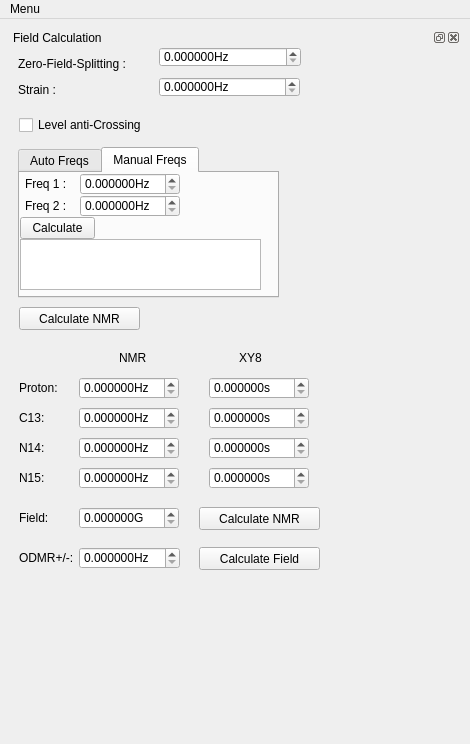
<?xml version="1.0" encoding="UTF-8"?>
<ui version="4.0">
 <class>MainWindow</class>
 <widget class="QMainWindow" name="MainWindow">
  <property name="geometry">
   <rect>
    <x>0</x>
    <y>0</y>
    <width>470</width>
    <height>744</height>
   </rect>
  </property>
  <property name="windowTitle">
   <string>qudi: Calculator</string>
  </property>
  <widget class="QWidget" name="centralwidget">
   <layout class="QGridLayout" name="gridLayout">
    <item row="0" column="0">
     <layout class="QVBoxLayout" name="verticalLayout">
      <item>
       <widget class="QDockWidget" name="field_cal_DockWidget">
        <property name="toolTip">
         <string/>
        </property>
        <property name="windowTitle">
         <string>Field Calculation</string>
        </property>
        <widget class="QWidget" name="dockWidgetContents_7">
         <widget class="QLabel" name="label_17">
          <property name="geometry">
           <rect>
            <x>9</x>
            <y>9</y>
            <width>132</width>
            <height>16</height>
           </rect>
          </property>
          <property name="text">
           <string>Zero-Field-Splitting :</string>
          </property>
         </widget>
         <widget class="ScienDSpinBox" name="zfs_DoubleSpinBox">
          <property name="geometry">
           <rect>
            <x>150</x>
            <y>0</y>
            <width>142</width>
            <height>20</height>
           </rect>
          </property>
          <property name="minimumSize">
           <size>
            <width>120</width>
            <height>0</height>
           </size>
          </property>
          <property name="toolTip">
           <string>Enter the zero-field splitting value of your NV</string>
          </property>
          <property name="suffix">
           <string>Hz</string>
          </property>
          <property name="decimals">
           <number>6</number>
          </property>
          <property name="maximum">
           <double>4000000000.000000000000000</double>
          </property>
         </widget>
         <widget class="QLabel" name="label_18">
          <property name="geometry">
           <rect>
            <x>9</x>
            <y>35</y>
            <width>48</width>
            <height>16</height>
           </rect>
          </property>
          <property name="text">
           <string>Strain :</string>
          </property>
         </widget>
         <widget class="ScienDSpinBox" name="e_DoubleSpinBox">
          <property name="geometry">
           <rect>
            <x>150</x>
            <y>30</y>
            <width>141</width>
            <height>20</height>
           </rect>
          </property>
          <property name="minimumSize">
           <size>
            <width>120</width>
            <height>0</height>
           </size>
          </property>
          <property name="toolTip">
           <string>Enter the strain value of your NV</string>
          </property>
          <property name="suffix">
           <string>Hz</string>
          </property>
          <property name="decimals">
           <number>6</number>
          </property>
          <property name="maximum">
           <double>10000000000.000000000000000</double>
          </property>
         </widget>
         <widget class="QTabWidget" name="tabWidget_2">
          <property name="geometry">
           <rect>
            <x>9</x>
            <y>100</y>
            <width>261</width>
            <height>151</height>
           </rect>
          </property>
          <property name="sizePolicy">
           <sizepolicy hsizetype="Expanding" vsizetype="Expanding">
            <horstretch>20</horstretch>
            <verstretch>40</verstretch>
           </sizepolicy>
          </property>
          <property name="minimumSize">
           <size>
            <width>180</width>
            <height>140</height>
           </size>
          </property>
          <property name="currentIndex">
           <number>1</number>
          </property>
          <widget class="QWidget" name="auto_Cal_tab">
           <attribute name="title">
            <string>Auto Freqs</string>
           </attribute>
           <widget class="QPushButton" name="a_field_PushButton">
            <property name="geometry">
             <rect>
              <x>100</x>
              <y>0</y>
              <width>75</width>
              <height>23</height>
             </rect>
            </property>
            <property name="toolTip">
             <string>Click to calculate the magnetic field and the alignment to N-V axis, after a two-dip fitting is done.</string>
            </property>
            <property name="text">
             <string>Calculate</string>
            </property>
           </widget>
           <widget class="QTextBrowser" name="a_field_alignment_DisplayWidget">
            <property name="geometry">
             <rect>
              <x>0</x>
              <y>30</y>
              <width>170</width>
              <height>81</height>
             </rect>
            </property>
            <property name="sizePolicy">
             <sizepolicy hsizetype="Expanding" vsizetype="Fixed">
              <horstretch>0</horstretch>
              <verstretch>0</verstretch>
             </sizepolicy>
            </property>
            <property name="minimumSize">
             <size>
              <width>170</width>
              <height>0</height>
             </size>
            </property>
            <property name="maximumSize">
             <size>
              <width>120</width>
              <height>16777215</height>
             </size>
            </property>
            <property name="sizeAdjustPolicy">
             <enum>QAbstractScrollArea::AdjustToContents</enum>
            </property>
            <property name="tabChangesFocus">
             <bool>true</bool>
            </property>
           </widget>
           <widget class="QComboBox" name="fit_source_comboBox">
            <property name="geometry">
             <rect>
              <x>0</x>
              <y>0</y>
              <width>81</width>
              <height>22</height>
             </rect>
            </property>
            <property name="toolTip">
             <string>select fitting source.</string>
            </property>
           </widget>
          </widget>
          <widget class="QWidget" name="manual_Cal_tab_2">
           <attribute name="title">
            <string>Manual Freqs</string>
           </attribute>
           <widget class="ScienDSpinBox" name="freq1_DoubleSpinBox">
            <property name="geometry">
             <rect>
              <x>60</x>
              <y>0</y>
              <width>100</width>
              <height>22</height>
             </rect>
            </property>
            <property name="minimumSize">
             <size>
              <width>100</width>
              <height>22</height>
             </size>
            </property>
            <property name="toolTip">
             <string>Enter the first resonant frequency</string>
            </property>
            <property name="suffix">
             <string>Hz</string>
            </property>
            <property name="decimals">
             <number>6</number>
            </property>
            <property name="maximum">
             <double>100000000000.000000000000000</double>
            </property>
           </widget>
           <widget class="ScienDSpinBox" name="freq2_DoubleSpinBox">
            <property name="geometry">
             <rect>
              <x>60</x>
              <y>22</y>
              <width>100</width>
              <height>22</height>
             </rect>
            </property>
            <property name="minimumSize">
             <size>
              <width>100</width>
              <height>0</height>
             </size>
            </property>
            <property name="toolTip">
             <string>Enter the second resonant frequency</string>
            </property>
            <property name="suffix">
             <string>Hz</string>
            </property>
            <property name="decimals">
             <number>6</number>
            </property>
            <property name="maximum">
             <double>100000000000.000000000000000</double>
            </property>
           </widget>
           <widget class="QLabel" name="label_12">
            <property name="geometry">
             <rect>
              <x>5</x>
              <y>0</y>
              <width>45</width>
              <height>22</height>
             </rect>
            </property>
            <property name="text">
             <string>Freq 1 :</string>
            </property>
           </widget>
           <widget class="QLabel" name="label_19">
            <property name="geometry">
             <rect>
              <x>5</x>
              <y>22</y>
              <width>45</width>
              <height>22</height>
             </rect>
            </property>
            <property name="text">
             <string>Freq 2 :</string>
            </property>
           </widget>
           <widget class="QPushButton" name="m_field_PushButton">
            <property name="geometry">
             <rect>
              <x>0</x>
              <y>44</y>
              <width>75</width>
              <height>22</height>
             </rect>
            </property>
            <property name="toolTip">
             <string>calculate the field with Freq 1 and Freq 2</string>
            </property>
            <property name="text">
             <string>Calculate</string>
            </property>
           </widget>
           <widget class="QTextBrowser" name="m_field_alignment_DisplayWidget">
            <property name="geometry">
             <rect>
              <x>0</x>
              <y>66</y>
              <width>241</width>
              <height>51</height>
             </rect>
            </property>
            <property name="minimumSize">
             <size>
              <width>170</width>
              <height>0</height>
             </size>
            </property>
           </widget>
          </widget>
         </widget>
         <widget class="QCheckBox" name="lac_CheckBox">
          <property name="geometry">
           <rect>
            <x>10</x>
            <y>70</y>
            <width>137</width>
            <height>16</height>
           </rect>
          </property>
          <property name="toolTip">
           <string>Check only if the Leve anti-Crossing matters!</string>
          </property>
          <property name="text">
           <string>Level anti-Crossing</string>
          </property>
         </widget>
         <widget class="QPushButton" name="nmr_auto_PushButton">
          <property name="geometry">
           <rect>
            <x>10</x>
            <y>260</y>
            <width>121</width>
            <height>23</height>
           </rect>
          </property>
          <property name="toolTip">
           <string>Click to calculate the NMR with automatically calculated magnetic field.</string>
          </property>
          <property name="text">
           <string>Calculate NMR</string>
          </property>
         </widget>
         <widget class="QLabel" name="label_25">
          <property name="geometry">
           <rect>
            <x>110</x>
            <y>300</y>
            <width>45</width>
            <height>22</height>
           </rect>
          </property>
          <property name="text">
           <string>NMR</string>
          </property>
         </widget>
         <widget class="QLabel" name="label_26">
          <property name="geometry">
           <rect>
            <x>230</x>
            <y>300</y>
            <width>45</width>
            <height>22</height>
           </rect>
          </property>
          <property name="text">
           <string>XY8</string>
          </property>
         </widget>
         <widget class="QLabel" name="label_14">
          <property name="geometry">
           <rect>
            <x>10</x>
            <y>330</y>
            <width>45</width>
            <height>22</height>
           </rect>
          </property>
          <property name="text">
           <string>Proton:</string>
          </property>
         </widget>
         <widget class="ScienDSpinBox" name="nmrh_DoubleSpinBox">
          <property name="geometry">
           <rect>
            <x>70</x>
            <y>330</y>
            <width>100</width>
            <height>22</height>
           </rect>
          </property>
          <property name="minimumSize">
           <size>
            <width>100</width>
            <height>22</height>
           </size>
          </property>
          <property name="toolTip">
           <string/>
          </property>
          <property name="suffix">
           <string>Hz</string>
          </property>
          <property name="decimals">
           <number>6</number>
          </property>
          <property name="maximum">
           <double>100000000000.000000000000000</double>
          </property>
         </widget>
         <widget class="ScienDSpinBox" name="xy8h_DoubleSpinBox">
          <property name="geometry">
           <rect>
            <x>200</x>
            <y>330</y>
            <width>100</width>
            <height>22</height>
           </rect>
          </property>
          <property name="minimumSize">
           <size>
            <width>100</width>
            <height>22</height>
           </size>
          </property>
          <property name="toolTip">
           <string/>
          </property>
          <property name="suffix">
           <string>s</string>
          </property>
          <property name="decimals">
           <number>6</number>
          </property>
          <property name="maximum">
           <double>100000000000.000000000000000</double>
          </property>
         </widget>
         <widget class="QLabel" name="label_15">
          <property name="geometry">
           <rect>
            <x>10</x>
            <y>360</y>
            <width>45</width>
            <height>22</height>
           </rect>
          </property>
          <property name="text">
           <string>C13:</string>
          </property>
         </widget>
         <widget class="ScienDSpinBox" name="nmrc13_DoubleSpinBox">
          <property name="geometry">
           <rect>
            <x>70</x>
            <y>360</y>
            <width>100</width>
            <height>22</height>
           </rect>
          </property>
          <property name="minimumSize">
           <size>
            <width>100</width>
            <height>22</height>
           </size>
          </property>
          <property name="toolTip">
           <string/>
          </property>
          <property name="suffix">
           <string>Hz</string>
          </property>
          <property name="decimals">
           <number>6</number>
          </property>
          <property name="maximum">
           <double>100000000000.000000000000000</double>
          </property>
         </widget>
         <widget class="ScienDSpinBox" name="xy8c13_DoubleSpinBox">
          <property name="geometry">
           <rect>
            <x>200</x>
            <y>360</y>
            <width>100</width>
            <height>22</height>
           </rect>
          </property>
          <property name="minimumSize">
           <size>
            <width>100</width>
            <height>22</height>
           </size>
          </property>
          <property name="toolTip">
           <string/>
          </property>
          <property name="suffix">
           <string>s</string>
          </property>
          <property name="decimals">
           <number>6</number>
          </property>
          <property name="maximum">
           <double>100000000000.000000000000000</double>
          </property>
         </widget>
         <widget class="QLabel" name="label_23">
          <property name="geometry">
           <rect>
            <x>10</x>
            <y>390</y>
            <width>45</width>
            <height>22</height>
           </rect>
          </property>
          <property name="text">
           <string>N14:</string>
          </property>
         </widget>
         <widget class="ScienDSpinBox" name="nmrn14_DoubleSpinBox">
          <property name="geometry">
           <rect>
            <x>70</x>
            <y>390</y>
            <width>100</width>
            <height>22</height>
           </rect>
          </property>
          <property name="minimumSize">
           <size>
            <width>100</width>
            <height>22</height>
           </size>
          </property>
          <property name="toolTip">
           <string/>
          </property>
          <property name="suffix">
           <string>Hz</string>
          </property>
          <property name="decimals">
           <number>6</number>
          </property>
          <property name="maximum">
           <double>100000000000.000000000000000</double>
          </property>
         </widget>
         <widget class="ScienDSpinBox" name="xy8n14_DoubleSpinBox">
          <property name="geometry">
           <rect>
            <x>200</x>
            <y>390</y>
            <width>100</width>
            <height>22</height>
           </rect>
          </property>
          <property name="minimumSize">
           <size>
            <width>100</width>
            <height>22</height>
           </size>
          </property>
          <property name="toolTip">
           <string/>
          </property>
          <property name="suffix">
           <string>s</string>
          </property>
          <property name="decimals">
           <number>6</number>
          </property>
          <property name="maximum">
           <double>100000000000.000000000000000</double>
          </property>
         </widget>
         <widget class="QLabel" name="label_24">
          <property name="geometry">
           <rect>
            <x>10</x>
            <y>420</y>
            <width>45</width>
            <height>22</height>
           </rect>
          </property>
          <property name="text">
           <string>N15:</string>
          </property>
         </widget>
         <widget class="ScienDSpinBox" name="nmrn15_DoubleSpinBox">
          <property name="geometry">
           <rect>
            <x>70</x>
            <y>420</y>
            <width>100</width>
            <height>22</height>
           </rect>
          </property>
          <property name="minimumSize">
           <size>
            <width>100</width>
            <height>22</height>
           </size>
          </property>
          <property name="toolTip">
           <string/>
          </property>
          <property name="suffix">
           <string>Hz</string>
          </property>
          <property name="decimals">
           <number>6</number>
          </property>
          <property name="maximum">
           <double>100000000000.000000000000000</double>
          </property>
         </widget>
         <widget class="ScienDSpinBox" name="xy8n15_DoubleSpinBox">
          <property name="geometry">
           <rect>
            <x>200</x>
            <y>420</y>
            <width>100</width>
            <height>22</height>
           </rect>
          </property>
          <property name="minimumSize">
           <size>
            <width>100</width>
            <height>22</height>
           </size>
          </property>
          <property name="toolTip">
           <string/>
          </property>
          <property name="suffix">
           <string>s</string>
          </property>
          <property name="decimals">
           <number>6</number>
          </property>
          <property name="maximum">
           <double>100000000000.000000000000000</double>
          </property>
         </widget>
         <widget class="QLabel" name="label_27">
          <property name="geometry">
           <rect>
            <x>10</x>
            <y>460</y>
            <width>61</width>
            <height>22</height>
           </rect>
          </property>
          <property name="text">
           <string>Field:</string>
          </property>
         </widget>
         <widget class="ScienDSpinBox" name="manual_field_DoubleSpinBox">
          <property name="geometry">
           <rect>
            <x>70</x>
            <y>460</y>
            <width>100</width>
            <height>22</height>
           </rect>
          </property>
          <property name="minimumSize">
           <size>
            <width>100</width>
            <height>22</height>
           </size>
          </property>
          <property name="toolTip">
           <string>Enter the magnetic field</string>
          </property>
          <property name="statusTip">
           <string>use this field for NMR calculation.</string>
          </property>
          <property name="suffix">
           <string>G</string>
          </property>
          <property name="decimals">
           <number>6</number>
          </property>
          <property name="maximum">
           <double>100000000000.000000000000000</double>
          </property>
         </widget>
         <widget class="QPushButton" name="nmr_manual_PushButton">
          <property name="geometry">
           <rect>
            <x>190</x>
            <y>460</y>
            <width>121</width>
            <height>23</height>
           </rect>
          </property>
          <property name="toolTip">
           <string>Click to calculate the NMR with user-input magnetic field.</string>
          </property>
          <property name="text">
           <string>Calculate NMR</string>
          </property>
         </widget>
         <widget class="QLabel" name="label_28">
          <property name="geometry">
           <rect>
            <x>10</x>
            <y>500</y>
            <width>61</width>
            <height>22</height>
           </rect>
          </property>
          <property name="toolTip">
           <string>Check Level anti-Crossing if needed.</string>
          </property>
          <property name="text">
           <string>ODMR+/-:</string>
          </property>
         </widget>
         <widget class="ScienDSpinBox" name="odmr1_DoubleSpinBox">
          <property name="geometry">
           <rect>
            <x>70</x>
            <y>500</y>
            <width>101</width>
            <height>22</height>
           </rect>
          </property>
          <property name="minimumSize">
           <size>
            <width>50</width>
            <height>22</height>
           </size>
          </property>
          <property name="toolTip">
           <string>Enter one resonant frequency of the aligned field. Check Level anti_Crossing option if needed!</string>
          </property>
          <property name="statusTip">
           <string>use this field for NMR calculation.</string>
          </property>
          <property name="suffix">
           <string>Hz</string>
          </property>
          <property name="decimals">
           <number>6</number>
          </property>
          <property name="maximum">
           <double>100000000000.000000000000000</double>
          </property>
         </widget>
         <widget class="QPushButton" name="odmr1nmr_manual_PushButton">
          <property name="geometry">
           <rect>
            <x>190</x>
            <y>500</y>
            <width>121</width>
            <height>23</height>
           </rect>
          </property>
          <property name="toolTip">
           <string>Click to calculate the field with the user-input ODMR frequency.</string>
          </property>
          <property name="text">
           <string>Calculate Field</string>
          </property>
         </widget>
        </widget>
       </widget>
      </item>
     </layout>
    </item>
   </layout>
  </widget>
  <widget class="QMenuBar" name="menubar">
   <property name="geometry">
    <rect>
     <x>0</x>
     <y>0</y>
     <width>470</width>
     <height>23</height>
    </rect>
   </property>
   <widget class="QMenu" name="menuMenu">
    <property name="title">
     <string>Menu</string>
    </property>
    <addaction name="actionClose"/>
    <addaction name="action_show_field_calculation"/>
   </widget>
   <addaction name="menuMenu"/>
  </widget>
  <action name="actionClose">
   <property name="icon">
    <iconset resource="../../../../../qudi-core/src/qudi/resources/qudi_core.qrc">
     <normaloff>:/icons/application-exit.svg</normaloff>:/icons/application-exit.svg</iconset>
   </property>
   <property name="text">
    <string>Close</string>
   </property>
  </action>
  <action name="action_show_field_calculation">
   <property name="checkable">
    <bool>true</bool>
   </property>
   <property name="checked">
    <bool>true</bool>
   </property>
   <property name="text">
    <string>field calculation</string>
   </property>
   <property name="toolTip">
    <string>To show the field calculation window</string>
   </property>
  </action>
 </widget>
 <customwidgets>
  <customwidget>
   <class>ScienDSpinBox</class>
   <extends>QDoubleSpinBox</extends>
   <header>qudi.util.widgets.scientific_spinbox.h</header>
  </customwidget>
 </customwidgets>
 <resources/>
 <connections>
  <connection>
   <sender>actionClose</sender>
   <signal>triggered()</signal>
   <receiver>MainWindow</receiver>
   <slot>close()</slot>
   <hints>
    <hint type="sourcelabel">
     <x>-1</x>
     <y>-1</y>
    </hint>
    <hint type="destinationlabel">
     <x>232</x>
     <y>172</y>
    </hint>
   </hints>
  </connection>
 </connections>
</ui>
